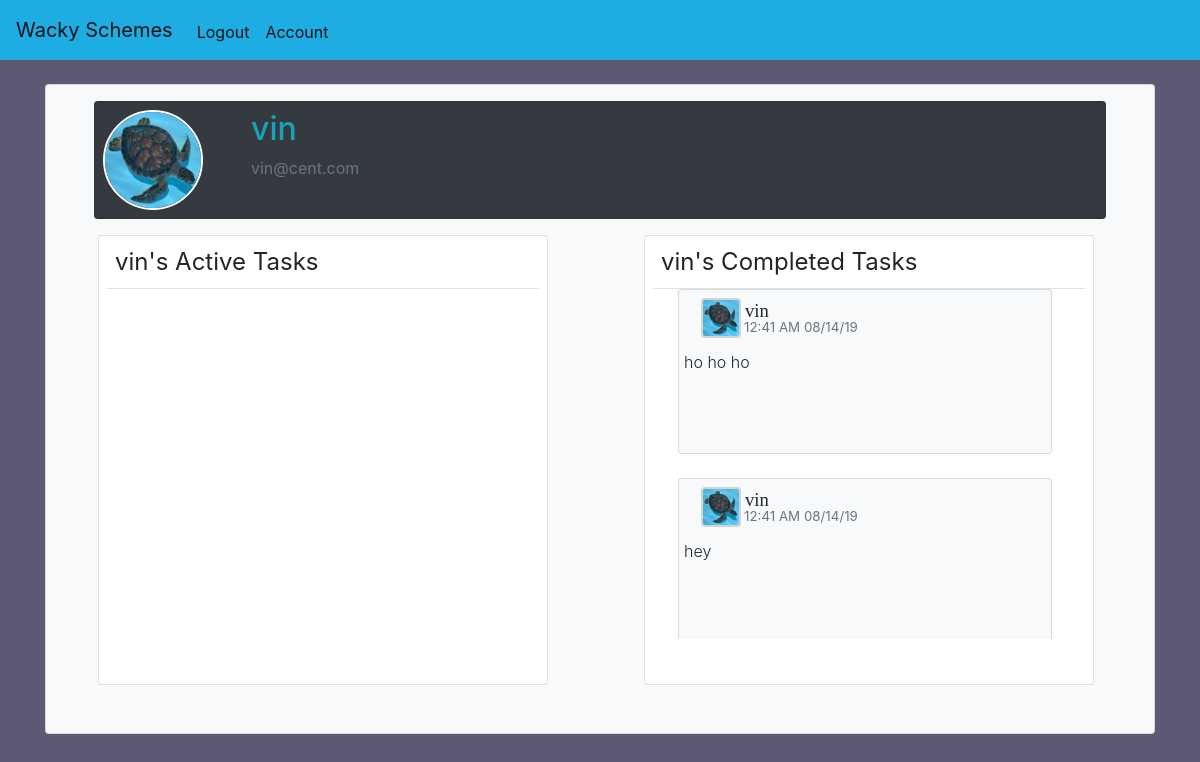
Page /account/1 (signed in) on the earlier database version.
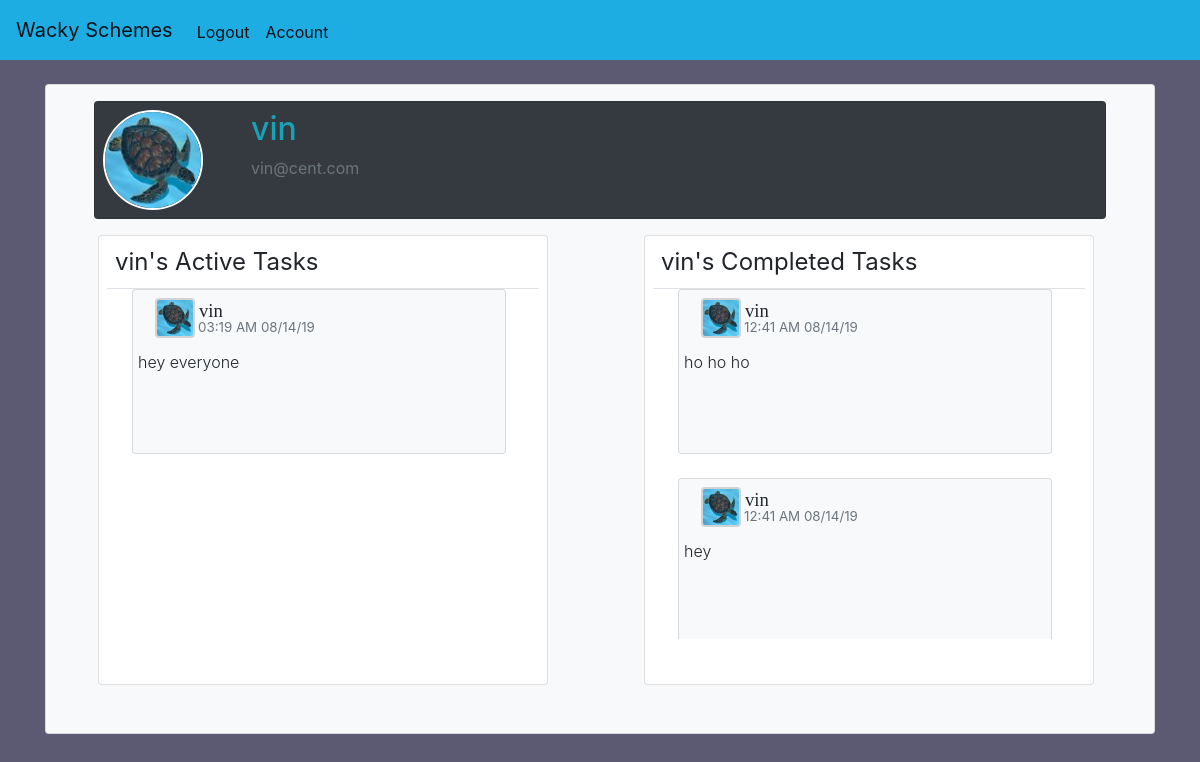
Same page on the later database version.
### mainapp/models.py (models this page shows, shortened)
class User(db.Model, UserMixin):
    id = db.Column(db.Integer, primary_key=True)
    username = db.Column(db.String(20), unique=True, nullable=False )
    email = db.Column(db.String(120), unique=True, nullable=False)
    password = db.Column(db.String(60), nullable=False)
    image_file = db.Column(db.String(20), nullable=False, default='dflt.jpg')
    posts = db.relationship('Post', backref='author', lazy=True)
    likes = db.relationship('Likes', backref='liker', lazy=True)
    comments = db.relationship('Comment', backref='commentor', lazy=True)

class Post(db.Model):
    id = db.Column(db.Integer, primary_key=True)
    title = db.Column(db.String(100), nullable=False)
    content = db.Column(db.String(500), nullable=False)
    user_id = db.Column(db.Integer, db.ForeignKey('user.id'), nullable=False)
    date_posted = db.Column(db.DateTime, nullable=False, default=datetime.utcnow)
    comments = db.relationship('Comment', backref='comments', lazy=True)
    likes = db.Column(db.Integer, nullable=False, default=0)

### mainapp/routes.py (the view)
@app.route('/account/<account_id>', methods=['GET','POST'])
@login_required
def account(account_id):
    account = User.query.get_or_404(account_id)
    form = UpdateForm()
    tasks=Post.query.filter_by(user_id=account.id).all()
    localtimes = []
    if tasks:
        for task in tasks:
            localtimes.append(datetime_from_utc_to_local(task.date_posted))
    if form.validate_on_submit():
        if form.picture.data:
            picture_file = save_pic(form.picture.data)
            current_user.image_file = picture_file
        current_user.username = form.username.data
        current_user.email = form.email.data
        db.session.commit()
        flash(f"your account was updated", 'success')
        return redirect(url_for('account', account_id=current_user.id))
    elif request.method == 'GET':
        form.username.data = account.username
        form.email.data = account.email
    image_file = url_for('static', filename='pfps/'+current_user.image_file)
    return render_template('account.html', title=account.username+"'s tasks", image_file=image_file, account=account, mytasklocaltimes=localtimes, form=form, mytasks=tasks)

### mainapp/models.py (called while the page is built)
@login_manager.user_loader
def load_user(user_id):
    return User.query.get(int(user_id))

### mainapp/routes.py (called while the page is built)
def datetime_from_utc_to_local(utc_datetime):
    now_timestamp = time.time()
    offset = datetime.fromtimestamp(now_timestamp) - datetime.utcfromtimestamp(now_timestamp)
    return utc_datetime + offset

### mainapp/templates/account.html (shortened to what this page needs)
{% extends 'layout.html' %}
{% block content %}
<div class="card bg-light">
<div class="content-section ml-5 mt-3 mr-5">
  <div class="card bg-dark mb-3">
    <div class="m-2">
  <div class="media">
    <img class="" style="border: 2px white solid; border-radius:50%; height:100px;width:100px;"src="{{url_for('static' ,filename='pfps/'+account.image_file)}}">
    <div class="media-body ml-5">
      <h2 class="account-heading text-info">{{account.username}}</h2>
      <p class="text-secondary">{{account.email}}</p>
    </div>
  </div>
</div>
</div>
  </div>
  {% if account.id != current_user.id %}
  <div class="row ml-1">
  <div class="card ml-5 mb-5 mr-5" style="width: 450px;height:450px; margin-right:0px;">
    <legend class="ml-3 mt-2">
      <a style="text-decoration:none; color:inherit;" href="{{url_for('account', account_id=current_user.id)}}">
       {{account.username}}'s Active Tasks
     </a>
     </legend>
    <span class="border-bottom ml-2 mr-2"></span>
    <div class="mr-4" style="margin-left:-75px; margin-right:20px;">
      <ul id="accountposts"  style="list-style-type:none; width:500px;height:350px;overflow-x:hidden;">
    {% if current_user.is_authenticated %}
    {%for task in mytasks | reverse %}
    {% if task.content != 'Completed' %}
    {% include 'mainpageaccountpost.html' %}
    {% endif %}
    {%endfor%}
    {% endif %}
  </ul>
  </div>
</div>
<div class="card ml-5 mb-5" style="width: 450px;height:450px; margin-right:-30px;">
  <legend class="ml-3 mt-2">
    <a style="text-decoration:none; color:inherit;" href="{{url_for('account', account_id=current_user.id)}}">
     {{account.username}}'s Completed Tasks
   </a>
   </legend>
  <div class="mr-4" style="margin-left:-75px; margin-right:20px;">
    <ul id="accountposts"  style="list-style-type:none; width:500px;height:350px;overflow-x:hidden;">
  {% if current_user.is_authenticated %}
  {%for task in mytasks | reverse %}
  {% if task.content == 'Completed' %}
  {% include 'mainpageaccountpost.html' %}
  {% endif %}
  {%endfor%}
  {% endif %}
</ul>
</div>
</div>
</div>
{% endif %}
{% endblock content %}

### mainapp/templates/layout.html (shortened to what this page needs)
<!doctype html>
<html lang="en">
  <head>
    <link rel="stylesheet" href="https://maxcdn.bootstrapcdn.com/bootstrap/4.0.0/css/bootstrap.min.css">
  </head>
  <body>
  <nav class="sticky-top navbar navbar-expand-lg navbar-light" style="background-color:rgb(30, 173, 227)">
    <a class="navbar-brand" href="{{url_for('home')}}">Wacky Schemes</a>
    <div class="collapse navbar-collapse" id="navbarSupportedContent">
    <ul class="navbar-nav mr-auto mt-1">
      {% if current_user.is_authenticated %}
      <li class="nav-item active">
        <a class="nav-link navtext" href="{{url_for('logout')}}">Logout<span class="sr-only">(current)</span></a>
      </li>
      <li class="nav-item active">
        <a class="nav-link navtext" href="{{url_for('account', account_id=current_user.id)}}">Account<span class="sr-only">(current)</span></a>
      </li>
      {% endif %}
    <ul>
    </div>
  </nav>
    <div class="container mt-4">
      {%block content%}
      {%endblock %}
  </div>
  </body>
</html>

### mainapp/templates/mainpageaccountpost.html (shortened to what this page needs)
<li class="leftlist">
<div class="card ml-5 bg-light mb-4" id='tasksection{{task.id}}'style="width:85%; height:165px">
  <div class="hoohaw card-body" style="margin-left: -30px; margin-top:-7px;">
    <div class="row ml-2" style="margin-top: -5px;">
      <img src="{{url_for('static', filename='pfps/'+task.author.image_file)}}" class="ml-4" style="border: 2px solid lightgrey; border-radius:10%; width:40px; height: 40px;" alt="">
      <h5 class="ml-1"><a style="font-size: 14pt;color:inherit; text-decoration:none; font-family: Calibri;"href="{{url_for('account', account_id=task.author.id)}}">{{task.author.username}}</a></h5>
      </div>
      <p class="text-muted float-left" style="font-size:10pt; margin-top:-20px; margin-left:75px; ">{{mytasklocaltimes[mytasks.index(task)].strftime('%I:%M %p %x')}}</p>
    <div class="row float-right ">
    </div>
    <div class="row float-left">
    <ul class=""style="margin-left:-10px; list-style-type:none; display:flex; flex-direction: row;">
      <li style="height:30px; width:330px;"class="font-weight-light">
        <p style="line-height:100%;" class="mr-2">
        <a href="{{url_for('post', post_id=task.id)}}" style="font-size:12pt; color:inherit; text-decoration:none;">
          {{task.title}}
        </a>
      </p>
      </li>
    </ul>
  </div>
  </div>
</div>
</li>

### mainapp/templates/layout.html (style rules this page uses)
body { background: rgba(92, 90, 115, 1); }

### mainapp/templates/account.html (style rules this page uses)
.leftlist { margin-left:20px; }

Differences in the rows shown:
added Post: image_file (picture), author.username "vin", mytasklocaltimes "03:19 AM 08/14/19", title "hey everyone", shown under "vin's Active Tasks"
